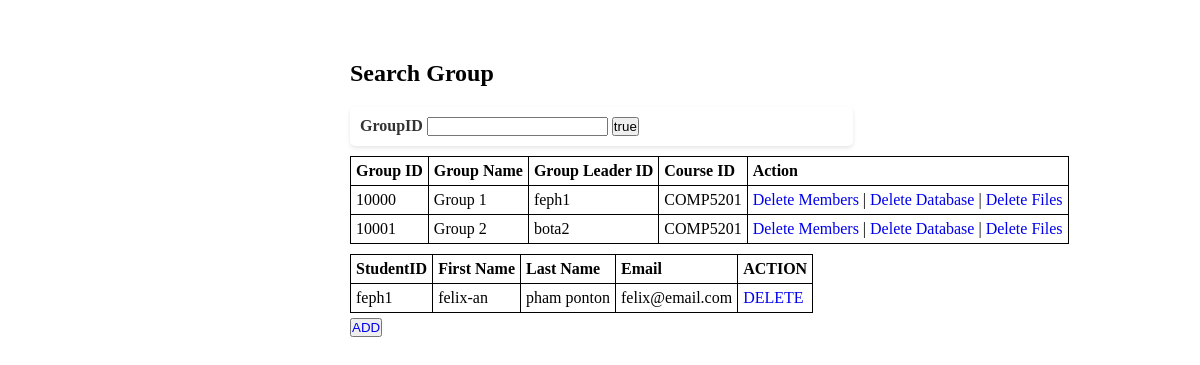
/administrator/existinggroup.php?page=existinggroup.php&viewgroup=10000, run on the app's committed database.
### tables this page shows
CREATE TABLE `group_of_course` (
  `group_id` int(11) NOT NULL,
  `course_id` varchar(8) NOT NULL
);

CREATE TABLE `student_groups` (
  `group_id` int(11) NOT NULL,
  `group_name` varchar(30) NOT NULL,
  `group_leader_sid` varchar(8) NOT NULL
);

CREATE TABLE `student` (
  `StudentID` varchar(8) NOT NULL,
  `user_id` int(12) DEFAULT NULL
);

CREATE TABLE `users` (
  `ID` int(11) NOT NULL,
  `first_name` varchar(25) NOT NULL,
  `last_name` varchar(25) NOT NULL,
  `username` varchar(12) DEFAULT NULL,
  `password` varchar(12) DEFAULT NULL,
  `email` varchar(50) DEFAULT NULL
);

### administrator/existinggroup.php (the view, shortened to what this page needs)
<?php
require_once '../database.php';
function getAllGroups($conn) {
    $sql = "SELECT sg.group_id, sg.group_name, sg.group_leader_sid, gc.course_id
            FROM student_groups sg
            LEFT JOIN group_of_course gc ON sg.group_id = gc.group_id";
    $result = mysqli_query($conn, $sql);
    return mysqli_fetch_all($result, MYSQLI_ASSOC);
}
$groups = getAllGroups($conn);
 $groups = getAllGroups($conn);
?>
<!DOCTYPE html>
<html lang="en">
<head>
    <link rel="stylesheet" href="../styles/style.css">
</head>
<body>
    <h2 style="padding: 60px 30px 10px 350px">Search Group</h2>
        <form action="" method="get">
            <label>GroupID</label> <input type="text" name="viewgroup" required>  <input type="submit" value="true" name = "searchbtn" >
        </form>
    <table style="margin-left: 350px;">
        <tr>
            <th>Group ID</th>
            <th>Group Name</th>
            <th>Group Leader ID</th>
            <th>Course ID</th>
            <th>Action</th>
        </tr>
        <?php foreach ($groups as $group): ?>
            <tr>
                <td><?= htmlspecialchars($group['group_id']); ?></td>
                <td><?= htmlspecialchars($group['group_name']); ?></td>
                <td><?= htmlspecialchars($group['group_leader_sid']); ?></td>
                <td><?= htmlspecialchars($group['course_id']); ?></td>
                <td>
                <a href="?page=existinggroup.php&delete=<?= $group['group_id']; ?>" onclick="return confirm('Are you sure you want to delete this group?');">Delete</a>
                <a href="?page=existinggroup.php&viewgroup=<?=$group['group_id'];?>">Members</a> |
                <a href="?page=existinggroup.php&deletedbgroup=<?=$group['group_id'];?>">Delete Database</a> |
                <a href="?page=existinggroup.php&deletefilesgroup=<?=$group['group_id'];?>">Delete Files</a>
                 </td>
            </tr>
        <?php endforeach; ?>
    </table>
    <?php if(isset($_GET['viewgroup'])) {
        $currentgroup  = $_GET['viewgroup'];
        $sql_getmember = sprintf("SELECT student.StudentID,users.first_name,users.last_name,users.email
                                  FROM ( (users
                                  INNER JOIN student ON users.ID = student.user_id)
                                  INNER JOIN member_of_group ON student.StudentID = member_of_group.student_id)
                                  WHERE member_of_group.group_id = '%s';",$_GET['viewgroup']);
        $result_getmember = mysqli_query($conn,$sql_getmember);
    ?>
        <div style="margin-left: 350px; padding-top:10px">
            <table>
                <thead>
                    <th>StudentID</th>
                    <th>First Name</th>
                    <th>Last Name</th>
                    <th>Email</th>
                    <th>ACTION</th>
                </thead>
                <tbody>
                    <?php
                        foreach($result_getmember as $member_row) {
                            $studentid = $member_row['StudentID'];
                            $firstname= $member_row['first_name'];
                            $lastname = $member_row['last_name'];
                            $email = $member_row['email'];
                    ?>
                    <tr>
                        <td><?= $studentid?></td>
                        <td><?= $firstname?></td>
                        <td><?= $lastname?></td>
                        <td><?= $email?></td>
                        <td><a href="?page=existinggroup.php&viewgroup=<?=$group['group_id'];?>&studentdelete=<?=$studentid?>">DELETE</a></td>
                    </tr>
                </tbody>
                <?php  } ?>
            </table>
           <button style="margin-top: 5px;"><a href="?page=existinggroup.php&viewgroup=<?=$currentgroup;?>&add=true">ADD</a></button>
    </div>
    <?php }?>
</body>
</html>

### styles/style.css (style rules this page uses)
* { margin: 0; padding: 0; list-style: none; text-decoration: none; }
table, th, td { border: 1px solid black; border-collapse: collapse; }
th, td { padding: 5px; text-align: left; }

### administrator/existinggroup.php (style rules this page uses)
table, th, td { border: 1px solid black; border-collapse: collapse; }
th, td { padding: 5px; text-align: left; }
form { margin: 10px 347px 10px 350px; padding: 10px; background-color: #fff; border-radius: 5px; box-shadow: 0 2px 4px rgba(0, 0, 0, 0.1); }
label { color: #333; font-weight: bold; }

### data on the page
group_of_course: group_id.group_id "10000", group_id.group_name "Group 1", group_id.group_leader_sid "feph1", course "COMP5201"
group_of_course: group_id.group_id "10001", group_id.group_name "Group 2", group_id.group_leader_sid "bota2", course "COMP5201"
student: StudentID "feph1", user.first_name "felix-an", user.last_name "pham ponton", user.email "felix@email.com"
